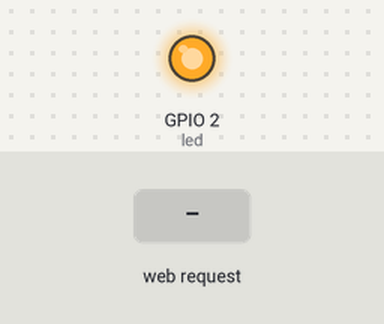
Simulated run of this sketch. Board: ESP8266 (NodeMCU). Parts: output pins drawn as LEDs (lit = HIGH). The test bench sets the inputs (shaded band).

Above: at 1.2 s.
1.3 s: HTTP request GET / received
At 1.45 s:
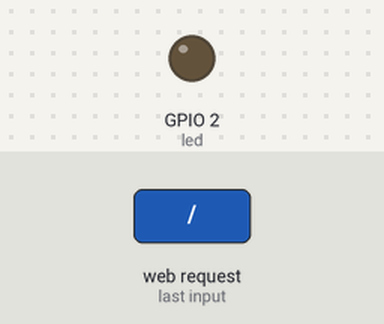
Timing chart, 0 to 4.3 s (numbered marks = the images above; inputs shaded):
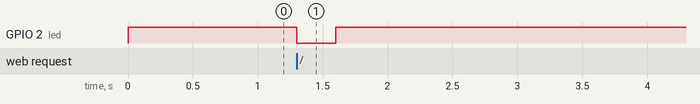

The sketch:

ShowNUMWebServer.ino
```cpp
// (licence header left out)
#include <ESP8266WiFi.h>
#include <WiFiClient.h>
#include <ESP8266WebServer.h>
#include <ESP8266mDNS.h>

const char *ssid = "FRUIT_ITE";
const char *password = "";

ESP8266WebServer server ( 80 );

const int led = 2;
int HR = 00;
void handleRoot() {
	digitalWrite ( led, 1 );
	char temp[400];
	int sec = millis() / 1000;
	int min = sec / 60;
	int hr = min / 60;

 digitalWrite(led,LOW);
 delay(300);
  if (Serial.available()) {
    HR = Serial.read();
  }


	snprintf ( temp, 400,

"<html>\
  <head>\
    <meta http-equiv='refresh' content='4'/>\
    <title>ESP8266 Demo</title>\
    <style>\
      body { background-color: #cccccc; font-family: Arial, Helvetica, Sans-Serif; Color: #000088; }\
    </style>\
  </head>\
  <body>\
    <h1> ____DASHBOARD____!</h1>\
    <p>Uptime: %02d:%02d:%02d</p>\
    <h1> TOTAL WEIGHT: %02d </h1>\
   </body>\
</html>",

		hr, min % 60, sec % 60, HR
	);
	server.send ( 200, "text/html", temp );
	digitalWrite ( led, HIGH );
 delay(300);
}

void handleNotFound() {
	digitalWrite ( led, 1 );
	String message = "File Not Found\n\n";
	message += "URI: ";
	message += server.uri();
	message += "\nMethod: ";
	message += ( server.method() == HTTP_GET ) ? "GET" : "POST";
	message += "\nArguments: ";
	message += server.args();
	message += "\n";

	for ( uint8_t i = 0; i < server.args(); i++ ) {
		message += " " + server.argName ( i ) + ": " + server.arg ( i ) + "\n";
	}

	server.send ( 404, "text/plain", message );
	digitalWrite ( led, 0 );
}

void setup ( void ) {
	pinMode ( led, OUTPUT );
	digitalWrite ( led, 0 );
	Serial.begin ( 9600 );

  /* You can remove the password parameter if you want the AP to be open. */
  WiFi.softAP(ssid, password);

  digitalWrite(2, LOW);
  digitalWrite(2,HIGH); //Off LED

  IPAddress myIP = WiFi.softAPIP();
  //Serial.print("AP IP address: ");
  //Serial.println(myIP);


	server.on ( "/", handleRoot );
	server.on ( "/inline", []() {
	server.send ( 200, "text/plain", "this works as well" );
	}) ;
	server.onNotFound ( handleNotFound );
	server.begin();
	}

void loop ( void ) {
	server.handleClient();
}
```

Measured:
- after the input at 1.3 s, GPIO 2 (led): HIGH → LOW at once, → HIGH 0.30 s later
